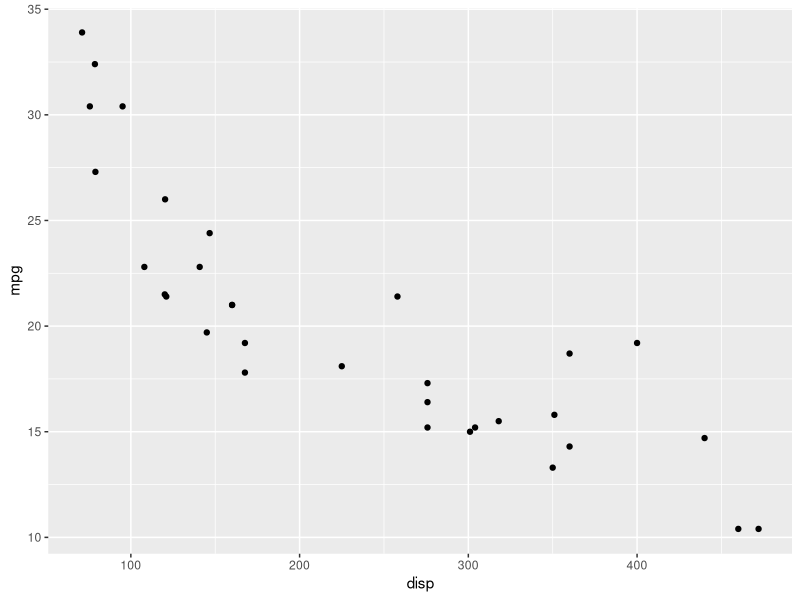
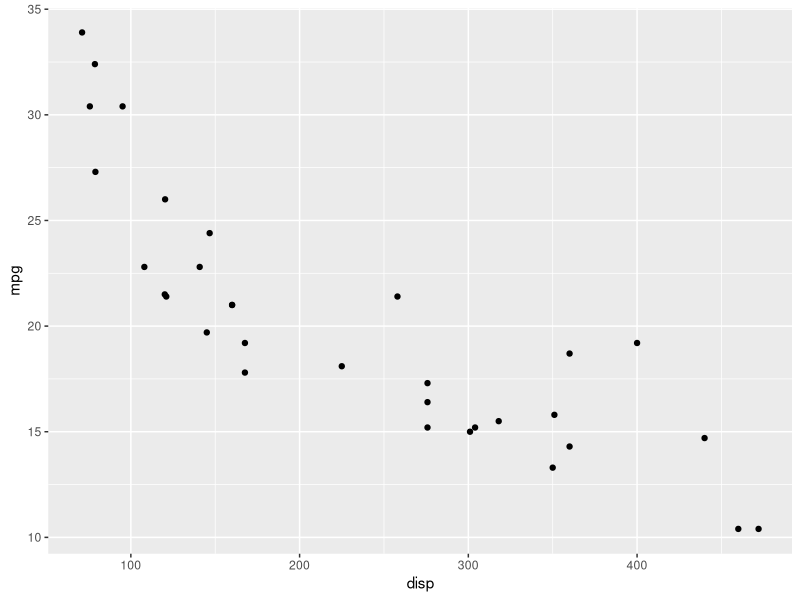

Write the R code that produced these figures, in order.
## ---- chunk 1
#| include: false
#| message: false
library(tidyverse)
## ---- chunk 2
ggplot(mtcars, aes(x = disp, y = mpg)) + 
  geom_point()
## ---- chunk 3
ggplot(mtcars, aes(x = disp, y = mpg)) + 
  geom_point()
